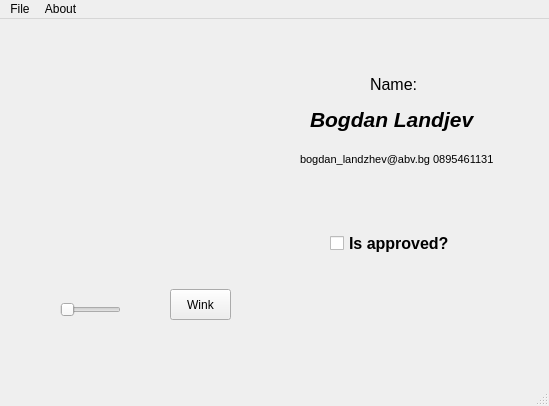
<?xml version="1.0" encoding="UTF-8"?>
<ui version="4.0">
 <class>MainWindow</class>
 <widget class="QMainWindow" name="MainWindow">
  <property name="geometry">
   <rect>
    <x>0</x>
    <y>0</y>
    <width>549</width>
    <height>406</height>
   </rect>
  </property>
  <property name="windowTitle">
   <string>Bogdan Landjev c++,reading, videogames</string>
  </property>
  <widget class="QWidget" name="centralwidget">
   <widget class="QLabel" name="photo">
    <property name="geometry">
     <rect>
      <x>10</x>
      <y>10</y>
      <width>250</width>
      <height>250</height>
     </rect>
    </property>
    <property name="text">
     <string/>
    </property>
    <property name="pixmap">
     <pixmap resource="Resource.qrc">:/img/img/bobby.png</pixmap>
    </property>
   </widget>
   <widget class="QLabel" name="label">
    <property name="geometry">
     <rect>
      <x>370</x>
      <y>50</y>
      <width>61</width>
      <height>31</height>
     </rect>
    </property>
    <property name="font">
     <font>
      <pointsize>12</pointsize>
     </font>
    </property>
    <property name="text">
     <string>Name:</string>
    </property>
   </widget>
   <widget class="QLabel" name="label_2">
    <property name="geometry">
     <rect>
      <x>310</x>
      <y>80</y>
      <width>181</width>
      <height>41</height>
     </rect>
    </property>
    <property name="font">
     <font>
      <pointsize>16</pointsize>
      <weight>75</weight>
      <italic>true</italic>
      <bold>true</bold>
     </font>
    </property>
    <property name="text">
     <string>Bogdan Landjev</string>
    </property>
   </widget>
   <widget class="QCheckBox" name="checkbox">
    <property name="geometry">
     <rect>
      <x>330</x>
      <y>210</y>
      <width>141</width>
      <height>28</height>
     </rect>
    </property>
    <property name="font">
     <font>
      <pointsize>12</pointsize>
      <weight>75</weight>
      <bold>true</bold>
     </font>
    </property>
    <property name="text">
     <string>Is approved?</string>
    </property>
   </widget>
   <widget class="QLabel" name="approval">
    <property name="geometry">
     <rect>
      <x>320</x>
      <y>260</y>
      <width>181</width>
      <height>71</height>
     </rect>
    </property>
    <property name="font">
     <font>
      <pointsize>16</pointsize>
      <weight>75</weight>
      <bold>true</bold>
     </font>
    </property>
    <property name="text">
     <string/>
    </property>
    <property name="margin">
     <number>0</number>
    </property>
   </widget>
   <widget class="QSlider" name="horizontalslider">
    <property name="geometry">
     <rect>
      <x>60</x>
      <y>280</y>
      <width>61</width>
      <height>21</height>
     </rect>
    </property>
    <property name="maximum">
     <number>2</number>
    </property>
    <property name="orientation">
     <enum>Qt::Horizontal</enum>
    </property>
   </widget>
   <widget class="QPushButton" name="winkbutton">
    <property name="geometry">
     <rect>
      <x>170</x>
      <y>270</y>
      <width>61</width>
      <height>31</height>
     </rect>
    </property>
    <property name="text">
     <string>Wink</string>
    </property>
   </widget>
   <widget class="QLabel" name="label_3">
    <property name="geometry">
     <rect>
      <x>300</x>
      <y>120</y>
      <width>211</width>
      <height>41</height>
     </rect>
    </property>
    <property name="font">
     <font>
      <pointsize>8</pointsize>
     </font>
    </property>
    <property name="midLineWidth">
     <number>1</number>
    </property>
    <property name="text">
     <string>bogdan_landzhev@abv.bg 0895461131</string>
    </property>
   </widget>
  </widget>
  <widget class="QMenuBar" name="menubar">
   <property name="geometry">
    <rect>
     <x>0</x>
     <y>0</y>
     <width>549</width>
     <height>21</height>
    </rect>
   </property>
   <widget class="QMenu" name="menuFile">
    <property name="title">
     <string>File</string>
    </property>
    <addaction name="actionexit"/>
   </widget>
   <widget class="QMenu" name="menuAbout">
    <property name="title">
     <string>About</string>
    </property>
    <addaction name="actionabout_me"/>
   </widget>
   <addaction name="menuFile"/>
   <addaction name="menuAbout"/>
  </widget>
  <widget class="QStatusBar" name="statusbar"/>
  <action name="actionabout_me">
   <property name="text">
    <string>About me</string>
   </property>
  </action>
  <action name="actionexit">
   <property name="text">
    <string>Exit</string>
   </property>
  </action>
 </widget>
 <resources>
  <include location="Resource.qrc"/>
 </resources>
 <connections/>
</ui>
